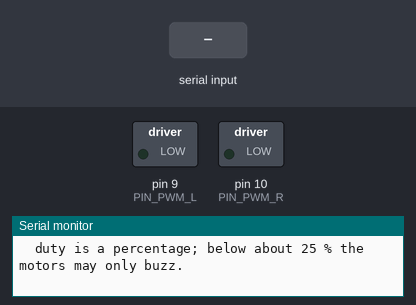
A sketch run on a simulated Arduino Uno, built with avr-gcc and run on an emulated ATmega328P. Parts: switched loads named in the sketch (green lamp = pin HIGH), the last lines printed to the serial monitor. Inputs (shaded band) come from the test bench.

Above: at 1.2 s.
1.3 s: "b90\n" received over Serial
At 2.1 s:
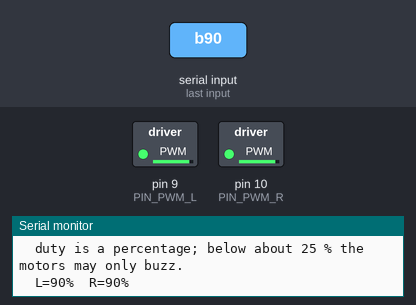
3.2 s: "t\n" received over Serial
At 4.7 s:
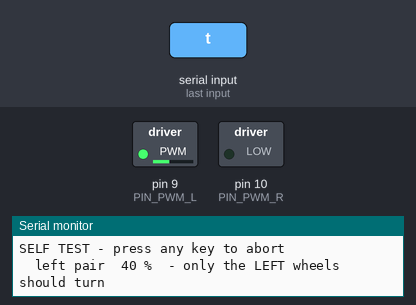
6.2 s: byte 10 ('\n') received over Serial
At 6.9 s:
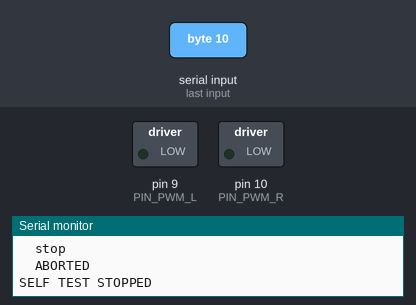
7.7 s: "b 45\n" received over Serial
At 8.5 s:
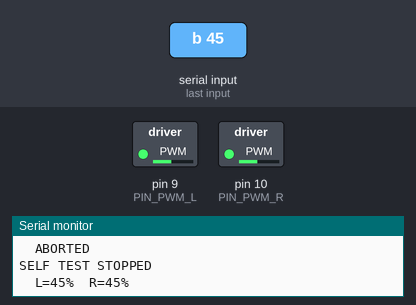
9.4 s: "l90\n" received over Serial
At 10.8 s:
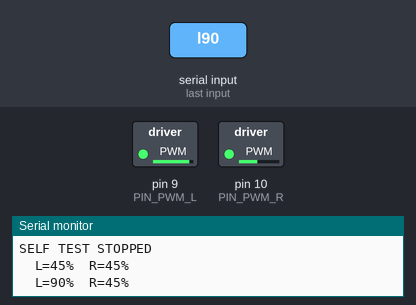
11.1 s: "l\n" received over Serial
At 11.9 s:
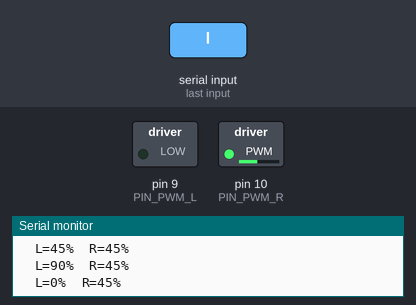
Timing chart, 0 to 14.0 s (numbered marks = the images above; inputs shaded):
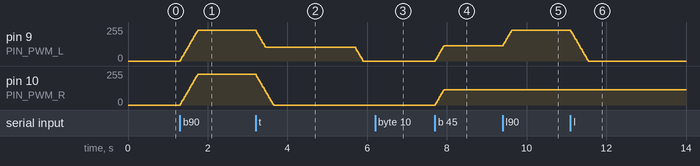

The sketch:

act_motor_test.ino
```cpp
/*
 * act_motor_test.ino  --  MILESTONE 1: prove the car moves.
 *
 * Standalone. No VCU, no link, no sensors. Upload to ACT (Arduino 2), open the
 * Serial Monitor at 115200, and drive the wheels by hand.
 *
 *   >>> WHEELS OFF THE FLOOR until every command has done what it says. <<<
 *
 * ---------------------------------------------------------------------------
 * HARDWARE - see SCHEMA_WIRING.svg, blocks D and E
 *
 *   D9  --[470R]--+-- base of Q1        D10 --[470R]--+-- base of Q3
 *                 +--[10k]-- emitter                  +--[10k]-- emitter
 *       --[470R]--+-- base of Q2            --[470R]--+-- base of Q4
 *                 +--[10k]-- emitter                  +--[10k]-- emitter
 *
 *   Each collector -> motor -.  Motor + -> PACK +.  1N4001 across each motor,
 *   band (cathode) to PACK +.  All four emitters -> star ground.
 *
 * ---------------------------------------------------------------------------
 * WHY 2 kHz AND NOT 20 kHz
 *
 * The flyback diodes are 1N4001, a standard-recovery part: it keeps conducting
 * backwards for ~2 us after the transistor turns on. At 20 kHz that costs about
 * 96 mW in every transistor. At 2 kHz it is ~10 mW, and better still the motor
 * current has fully decayed during the off time (L/R ~ 330 us), so the diode is
 * already blocking by the time the transistor turns back on.
 *
 * You will hear a whine from the motors. That is the 2 kHz. It is not a fault.
 *
 * ---------------------------------------------------------------------------
 * WHAT PROTECTS THE TRANSISTORS
 *
 * Base current is fixed at (5 - 0.9) / 470 = 8.7 mA, so a PN2222A can pass at
 * most h_FE x 8.7 mA - roughly 435 mA with a typical part. It therefore
 * CURRENT-LIMITS on stall instead of passing the 800 mA the motor would take.
 * That is helpful, but it is not protection: limiting means it comes out of
 * saturation, and ~0.4 to 1.0 W in a TO-92 rated 0.625 W will cook it if you
 * hold it there. Never leave the car pushing against something.
 *
 * DUTY_MAX is 100 %. It started at 70 while the wiring was unproven, and
 * the motors ran visibly slow at that cap - which is what it was for.
 *
 * ---------------------------------------------------------------------------
 * COMMANDS  (type, press Enter)
 *
 *   b 40    both pairs to 40 %          x       stop
 *   l 40    left pair only              t       run the self test
 *   r 40    right pair only             ?       help
 */

/* ---- configuration ------------------------------------------------------ */

static const uint8_t  PIN_PWM_L = 9;      /* OC1A -> 470R -> Q1, Q2 bases    */
static const uint8_t  PIN_PWM_R = 10;     /* OC1B -> 470R -> Q3, Q4 bases    */

static const uint16_t PWM_TOP   = 4000;   /* ICR1: 16e6/(2*1*4000) = 2 kHz   */
static const uint8_t  DUTY_MAX  = 100;    /* %, was 70 until the wiring was proven */
static const uint8_t  SLEW_STEP = 4;      /* % per tick, softens the inrush  */
static const uint16_t SLEW_MS   = 20;

static const uint32_t USB_BAUD  = 115200;
static const uint8_t  LINE_MAX  = 32;

/* ---- state -------------------------------------------------------------- */

static uint8_t  g_targetL, g_targetR;     /* what you asked for  */
static uint8_t  g_dutyL,   g_dutyR;       /* what is applied now */
static uint32_t g_slewAt;

static char     g_line[LINE_MAX];
static uint8_t  g_len;

/* ---- drive -------------------------------------------------------------- */

static void pwmApply(void)
{
  OCR1A = (uint16_t)(((uint32_t)PWM_TOP * g_dutyL) / 100UL);
  OCR1B = (uint16_t)(((uint32_t)PWM_TOP * g_dutyR) / 100UL);
}

static void driveInit(void)
{
  /* Drive the pins low BEFORE making them outputs. The 10k base pull-downs
   * hold the transistors off until now; nothing should twitch on the way. */
  digitalWrite(PIN_PWM_L, LOW);
  digitalWrite(PIN_PWM_R, LOW);
  pinMode(PIN_PWM_L, OUTPUT);
  pinMode(PIN_PWM_R, OUTPUT);

  TCCR1A = 0;
  TCCR1B = 0;
  OCR1A  = 0;
  OCR1B  = 0;
  ICR1   = PWM_TOP;

  /* Mode 10: phase-correct PWM, TOP = ICR1. Non-inverting on OC1A and OC1B,
   * prescaler 1. Phase correct rather than fast PWM because it keeps the
   * pulse centred, which matters once two channels switch together. */
  TCCR1A = _BV(COM1A1) | _BV(COM1B1) | _BV(WGM11);
  TCCR1B = _BV(WGM13)  | _BV(CS10);
}

static uint8_t clampDuty(long v)
{
  if (v < 0)              return 0;
  if (v > (long)DUTY_MAX) return DUTY_MAX;
  return (uint8_t)v;
}

static void setTarget(long l, long r)
{
  g_targetL = clampDuty(l);
  g_targetR = clampDuty(r);
}

/* Move the applied duty toward the target a step at a time. A step straight to
 * 70 % is survivable but pointless; ramping keeps the inrush down. */
static void slewService(void)
{
  if ((millis() - g_slewAt) < SLEW_MS) return;
  g_slewAt = millis();

  bool changed = false;

  if (g_dutyL != g_targetL) {
    if (g_dutyL < g_targetL) g_dutyL = (g_targetL - g_dutyL > SLEW_STEP) ? g_dutyL + SLEW_STEP : g_targetL;
    else                     g_dutyL = (g_dutyL - g_targetL > SLEW_STEP) ? g_dutyL - SLEW_STEP : g_targetL;
    changed = true;
  }
  if (g_dutyR != g_targetR) {
    if (g_dutyR < g_targetR) g_dutyR = (g_targetR - g_dutyR > SLEW_STEP) ? g_dutyR + SLEW_STEP : g_targetR;
    else                     g_dutyR = (g_dutyR - g_targetR > SLEW_STEP) ? g_dutyR - SLEW_STEP : g_targetR;
    changed = true;
  }
  if (changed) pwmApply();
}

/* Immediate, no ramp. Used by the self test and by every stop. */
static void stopNow(void)
{
  g_targetL = g_targetR = 0;
  g_dutyL   = g_dutyR   = 0;
  pwmApply();
}

/* ---- self test ---------------------------------------------------------- */

/* Hold for ms, but bail out the moment anything arrives on USB. That keystroke
 * is your abort - it does not have to be a particular key. */
static bool holdFor(uint16_t ms)
{
  uint32_t t0 = millis();
  while ((millis() - t0) < ms) {
    slewService();
    if (Serial.available()) {
      while (Serial.available()) Serial.read();
      Serial.println(F("  ABORTED"));
      return false;
    }
  }
  return true;
}

static bool step(const __FlashStringHelper *what, uint8_t l, uint8_t r, uint16_t ms)
{
  Serial.print(F("  ")); Serial.println(what);
  setTarget(l, r);
  return holdFor(ms);
}

static void selfTest(void)
{
  Serial.println(F("\nSELF TEST - press any key to abort"));

  bool ok =
    step(F("left pair  40 %  - only the LEFT wheels should turn"),  40,  0, 2500) &&
    step(F("stop"),                                                  0,  0, 1000) &&
    step(F("right pair 40 %  - only the RIGHT wheels should turn"),   0, 40, 2500) &&
    step(F("stop"),                                                  0,  0, 1000) &&
    step(F("both       40 %  - all four, same direction"),           40, 40, 2500) &&
    step(F("stop"),                                                  0,  0, 1000) &&
    step(F("both       65 %  - listen for the pitch rising"),        65, 65, 2500);

  stopNow();
  Serial.println(ok ? F("SELF TEST DONE\n") : F("SELF TEST STOPPED\n"));
}

/* ---- console ------------------------------------------------------------ */

static void help(void)
{
  Serial.println(F(
    "\n  b <0-70>   both pairs      l <0-70>   left pair"
    "\n  r <0-70>   right pair      x          stop"
    "\n  t          self test       ?          this help"
    "\n  duty is a percentage; below about 25 % the motors may only buzz.\n"));
}

static void report(void)
{
  Serial.print(F("  L=")); Serial.print(g_targetL);
  Serial.print(F("%  R=")); Serial.print(g_targetR);
  Serial.println(F("%"));
}

static void handleLine(char *s)
{
  while (*s == ' ') s++;
  char c = *s;
  long v = atol(s + 1);

  switch (c) {
    case 'b': setTarget(v, v); report(); break;
    case 'l': setTarget(v, g_targetR); report(); break;
    case 'r': setTarget(g_targetL, v); report(); break;
    case 'x':
    case 's': stopNow(); Serial.println(F("  STOP")); break;
    case 't': selfTest(); break;
    case '?': help(); break;
    case '\0': break;
    default:  Serial.println(F("  ? unknown - type ? for help")); break;
  }
}

static void consoleService(void)
{
  while (Serial.available()) {
    char c = (char)Serial.read();
    if (c == '\n' || c == '\r') {
      if (g_len == 0) continue;
      g_line[g_len] = '\0';
      g_len = 0;
      handleLine(g_line);
    } else if (g_len < (LINE_MAX - 1)) {
      g_line[g_len++] = c;
    }
  }
}

/* ---- entry -------------------------------------------------------------- */

void setup(void)
{
  driveInit();
  stopNow();

  Serial.begin(USB_BAUD);
  Serial.println(F("\n==========================================="));
  Serial.println(F(" ACT motor test - 4 x PN2222A, 2 kHz PWM"));
  Serial.println(F("==========================================="));
  Serial.println(F(" WHEELS OFF THE FLOOR."));
  Serial.println(F(" D9 = left pair (Q1,Q2)   D10 = right pair (Q3,Q4)"));
  help();
}

void loop(void)
{
  consoleService();
  slewService();
}
```

Measured:
- after the input at 1.3 s, pin 9 (PIN_PWM_L), pin 10 (PIN_PWM_R): moves from 0/255 to 230/255 over 0.44 s, starting at once
- after the input at 3.2 s, pin 9 (PIN_PWM_L): moves from 230/255 to 0/255 over 2.7 s, starting at once; pin 10 (PIN_PWM_R): moves from 230/255 to 0/255 over 0.44 s, starting at once
- after the input at 6.2 s, pin 10 (PIN_PWM_R): stays 0/255 (without the input it goes to 10/255 after 0.51 s)
- after the input at 7.7 s, pin 9 (PIN_PWM_L), pin 10 (PIN_PWM_R): moves from 0/255 to 115/255 over 0.22 s, starting at once
- after the input at 9.4 s, pin 9 (PIN_PWM_L): moves from 115/255 to 230/255 over 0.22 s, starting at once
- after the input at 11.1 s, pin 9 (PIN_PWM_L): moves from 230/255 to 0/255 over 0.44 s, starting at once
